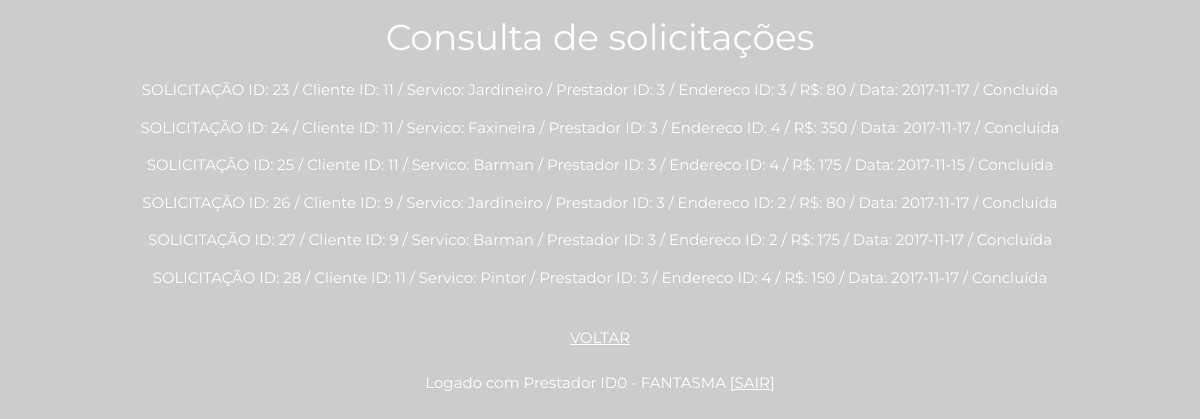
Before: /TodasSolicitacoes.php (signed in) with the older database file.
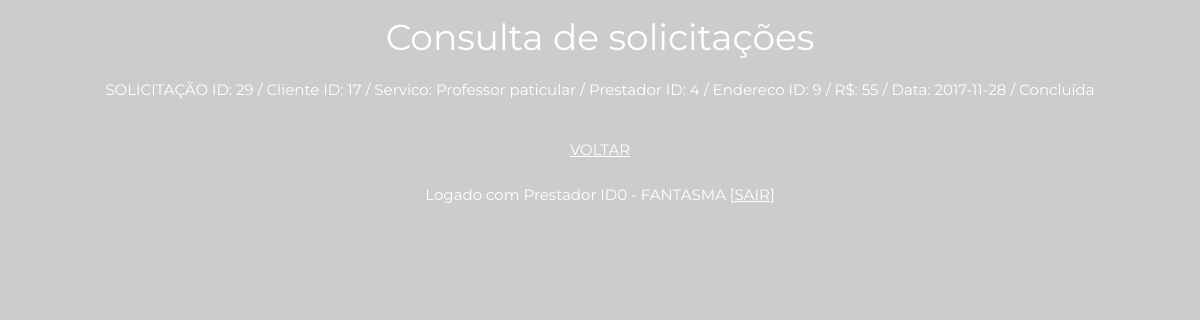
After: the same page with the newer database file.
### tables this page shows
CREATE TABLE IF NOT EXISTS `solicitacao` (
  `idsolicitacao` int(11) NOT NULL AUTO_INCREMENT,
  `idcliente` int(11) NOT NULL,
  `nomeservico` varchar(100) NOT NULL,
  `idprestador` int(11) NOT NULL,
  `endereco` int(11) NOT NULL,
  `valor` float NOT NULL,
  `notaprocliente` int(11) NOT NULL,
  `notaproprestador` int(11) NOT NULL,
  `comcliente` varchar(100) NOT NULL,
  `comprestador` varchar(100) NOT NULL,
  `efetuado` tinyint(1) NOT NULL,
  `dataAMD` date NOT NULL,
  PRIMARY KEY (`idsolicitacao`),
  KEY `idcliente_solicitacao` (`idcliente`),
  KEY `nomeservico_solicitacao` (`nomeservico`),
  KEY `idprestador_solicitacao` (`idprestador`),
  KEY `endereco_solicitacao` (`endereco`)
);

### TodasSolicitacoes.php (the view, shortened to what this page needs)
<?php
	if(!isset($_SESSION["email"]) || !isset($_SESSION["senha"]) ){
		header("Location: index.php");
		exit;
	}
	else{
		$idpessoa = $_SESSION['idpessoa'];
		$email= $_SESSION['email'];
		$categoria= $_SESSION['categoria'];
	}
	include("config.php");
	$conexao = mysqli_connect($host, $user, $senha, $banco) or die(mysqli_error());
	mysqli_select_db($conexao, $banco);
	?>
	<html>
	<head>
</head>
<link rel="stylesheet" href="style.css">
<link rel="stylesheet" href="https://cdnjs.cloudflare.com/ajax/libs/font-awesome/4.7.0/css/font-awesome.min.css">
<body>
	<h1><center>Consulta de solicitações</center></h1>
	<?php
	$query = sprintf("SELECT * FROM solicitacao");
	$dados = mysqli_query($conexao, $query) or die(mysql_error());
	$linha = mysqli_fetch_assoc($dados);
	$total = mysqli_num_rows($dados);
	if($total > 0) {
		do {
	?>	<center><p>SOLICITAÇÃO ID: <?=$linha['idsolicitacao']?> / Cliente ID: <?=$linha['idcliente']?> / Servico: <?=$linha['nomeservico']?> / Prestador ID: <?=$linha['idprestador']?> / Endereco ID: <?=$linha['endereco']?> / R$: <?=$linha['valor']?> / Data: <?=$linha['dataAMD']?>  /  <?php if($linha['efetuado']== 0) echo "Em andamento"; else if($linha['efetuado']== 1) echo "Concluída"; else if($linha['efetuado']== 2) echo "Aguardando prestador"; ?></p></center>
	<?php
			}while($linha = mysqli_fetch_assoc($dados));
		}
	?>
	<br>
	<center><a href="upload.php"> VOLTAR </a>  </center>
	</body>
	</html>
	<br><center> <?php if($categoria == 1) { echo "Logado com Prestador ID$idpessoa - $email";} else if($categoria == 0) echo "Logado com Cliente ID$idpessoa - $email";?> <a href="logout.php"> [SAIR]</a>  </center>

### style.css (style rules this page uses)
html { box-sizing:border-box }
*,*:before,*:after { box-sizing:inherit }
html { -ms-text-size-adjust:100%;-webkit-text-size-adjust:100% }
body { margin:0 }
a { background-color:transparent;-webkit-text-decoration-skip:objects }
html,body { font-family:Verdana,sans-serif;font-size:15px;line-height:1.5 }
html { overflow-x:hidden }
h1 { font-size:36px }
h1,h2,h3,h4,h5,h6 { font-family:"Segoe UI",Arial,sans-serif;font-weight:400;margin:10px 0 }
a { color:inherit }

### TodasSolicitacoes.php (style rules this page uses)
body,h1,h2,h3,h4,h5,h6,.w3-wide { font-family: "Montserrat", sans-serif; color: white; }
body { background-image: url("blue-slate.jpg"); background-color: #cccccc; }

Changed rows visible on the page:
removed solicitacao: idsolicitacao "23", idcliente "11", nomeservico "Jardineiro", idprestador "3", endereco "3", valor "80", dataAMD "2017-11-17", efetuado "Concluída"
removed solicitacao: idsolicitacao "24", idcliente "11", nomeservico "Faxineira", idprestador "3", endereco "4", valor "350", dataAMD "2017-11-17", efetuado "Concluída"
removed solicitacao: idsolicitacao "25", idcliente "11", nomeservico "Barman", idprestador "3", endereco "4", valor "175", dataAMD "2017-11-15", efetuado "Concluída"
removed solicitacao: idsolicitacao "26", idcliente "9", nomeservico "Jardineiro", idprestador "3", endereco "2", valor "80", dataAMD "2017-11-17", efetuado "Concluída"
removed solicitacao: idsolicitacao "27", idcliente "9", nomeservico "Barman", idprestador "3", endereco "2", valor "175", dataAMD "2017-11-17", efetuado "Concluída"
removed solicitacao: idsolicitacao "28", idcliente "11", nomeservico "Pintor", idprestador "3", endereco "4", valor "150", dataAMD "2017-11-17", efetuado "Concluída"
added solicitacao: idsolicitacao "29", idcliente "17", nomeservico "Professor paticular", idprestador "4", endereco "9", valor "55", dataAMD "2017-11-28", efetuado "Concluída"
